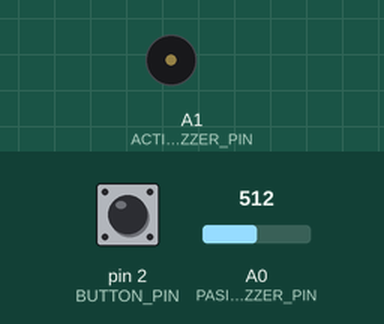
Simulated run of this sketch. Board: Arduino Uno, built with avr-gcc and run on an emulated ATmega328P. On the bench: buzzer (waves = sounding). The test bench sets the inputs (shaded band); at power-on: A0 (PASIVE_BUZZER_PIN) = 512, pin 2 (BUTTON_PIN) HIGH.

Above: at 1.2 s.
1.3 s: A0 (PASIVE_BUZZER_PIN) set to 0
4.3 s: A0 (PASIVE_BUZZER_PIN) set to 9
7.3 s: A0 (PASIVE_BUZZER_PIN) set to 12
8.8 s: pin 2 (BUTTON_PIN) pulled LOW for 0.15 s
At 33.8 s:
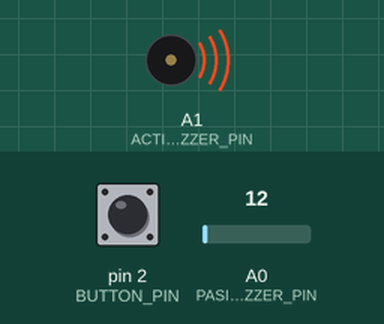
Timing chart, 0 to 34.2 s (numbered marks = the images above; inputs shaded):
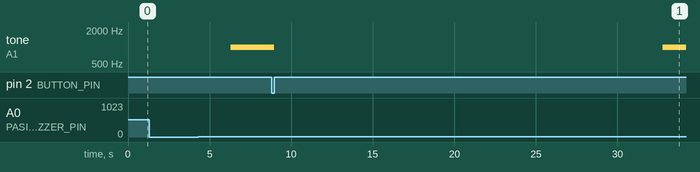

Measured:
- after the input at 1.3 s, every drawn part: stays the same
- after the input at 7.3 s, every drawn part: stays the same
- after the input at 8.8 s, tone on A1 (ACTIVE_BUZZER_PIN): 1000 Hz → silent after 0.15 s, → 1000 Hz 23.8 s later

The sketch:

knock_detector.ino
```cpp
#include <JC_Button.h>

const int SECOND = 1000;

const byte
  PASIVE_BUZZER_PIN = A0,
  ACTIVE_BUZZER_PIN = A1,
  BUTTON_PIN = 2;

const int
  pasiveBuzzerThreshold = 10,
  activeBuzzerValue = 1000,
  activeBuzzerDelay = 5;

Button
  button(BUTTON_PIN);

bool
  buzzerWasKnocked = false,
  songStarted = false;

int pasiveBuzzerValue;
unsigned int previousTimeKnocked;


void setup() {
  // put your setup code here, to run once:

  Serial.begin(9600);

  pinMode(PASIVE_BUZZER_PIN, INPUT);
  pinMode(ACTIVE_BUZZER_PIN, OUTPUT);

  button.begin();

}

void loop() {
  // put your main code here, to run repeatedly:

  button.read();

  if(button.wasReleased() && songStarted){
    buzzerWasKnocked = false;
    stopSong(ACTIVE_BUZZER_PIN);
  }

  if(isKnocked(PASIVE_BUZZER_PIN)){
    buzzerWasKnocked = true;
    resetTimer();
  }

  if(timerIsFinished(previousTimeKnocked, activeBuzzerDelay * SECOND) && buzzerWasKnocked){
    startSong(ACTIVE_BUZZER_PIN);
    songStarted = true;
  }
}

bool isKnocked(int pin)
{
  pasiveBuzzerValue = analogRead(pin);
  if(pasiveBuzzerValue > pasiveBuzzerThreshold){
    return true;
  }
  return false;
}

void resetTimer()
{
    previousTimeKnocked = millis();
}

bool timerIsFinished(int start, int duration)
{
  if(millis() - start >= duration){
    return true;
  }
  return false;
}

void startSong(int pin)
{
  tone(pin, activeBuzzerValue);
}

void stopSong(int pin)
{
  songStarted = false;
  noTone(pin);
}
```
